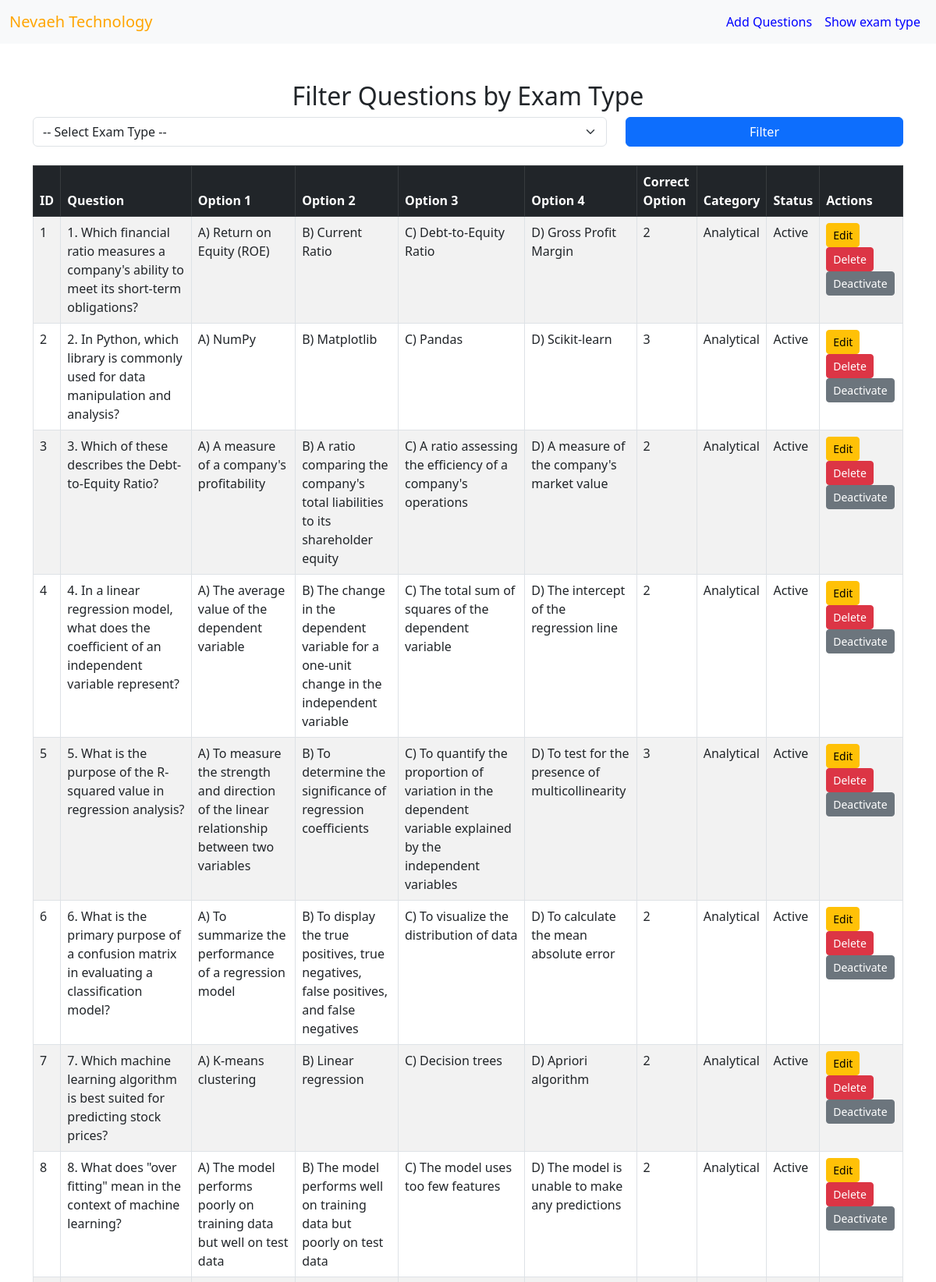
The page /Show_question.php (upper part) on the database its author committed.
### tables this page shows
CREATE TABLE `questions` (
  `id` int(11) NOT NULL,
  `exam_type` text DEFAULT NULL,
  `question` text DEFAULT NULL,
  `option1` varchar(255) DEFAULT NULL,
  `option2` varchar(255) DEFAULT NULL,
  `option3` varchar(255) DEFAULT NULL,
  `option4` varchar(255) DEFAULT NULL,
  `correct_option` int(11) DEFAULT NULL,
  `level` int(2) NOT NULL,
  `status` int(6) NOT NULL DEFAULT 1
);

### Show_question.php (the view, shortened to what this page needs)
<?php
include 'conn.php';
$query = "SELECT * FROM questions";
$questions = $conn->query($query);
?>
<!DOCTYPE html>
<html>
<head>
    <link rel="stylesheet" href="https://cdnjs.cloudflare.com/ajax/libs/bootstrap/5.3.0/css/bootstrap.min.css">
</head>
<body>
<nav class="navbar navbar-expand-lg navbar-light bg-light">
    <div class="container-fluid">
        <a class="navbar-brand" style="color: orange;" href="#">Nevaeh Technology</a>
        <div class="collapse navbar-collapse" id="navbarNav">
            <ul class="navbar-nav ms-auto">
                <li class="nav-item">
                    <a class="nav-link" style="color: blue;" href="add_question.php">Add Questions</a>
                </li>
                <li class="nav-item">
                    <a class="nav-link" style="color: blue;" href="show_exam_type.php">Show exam type</a>
                </li>
            </ul>
        </div>
    </div>
</nav>
<div class="container mt-5">
    <h2 class="text-center">Filter Questions by Exam Type</h2>
    <form method="GET" class="mb-4">
        <div class="row">
            <div class="col-md-8">
                <select name="exam_type" class="form-select" onchange="this.form.submit()">
                    <option value="">-- Select Exam Type --</option>
                </select>
            </div>
            <div class="col-md-4">
                <button type="submit" class="btn btn-primary w-100">Filter</button>
            </div>
        </div>
    </form>
    <table class="table table-bordered table-striped">
        <thead class="table-dark">
            <tr>
                <th>ID</th>
                <th>Question</th>
                <th>Option 1</th>
                <th>Option 2</th>
                <th>Option 3</th>
                <th>Option 4</th>
                <th>Correct Option</th>
                <th>Category</th>
                <th>Status</th>
                <th>Actions</th>
            </tr>
        </thead>
        <tbody>
            <?php
            if ($questions->num_rows > 0) {
                while ($row = $questions->fetch_assoc()) { ?>
                    <tr>
                        <td><?php echo $row['id']; ?></td>
                        <td><?php echo htmlspecialchars($row['question']); ?></td>
                        <td><?php echo htmlspecialchars($row['option1']); ?></td>
                        <td><?php echo htmlspecialchars($row['option2']); ?></td>
                        <td><?php echo htmlspecialchars($row['option3']); ?></td>
                        <td><?php echo htmlspecialchars($row['option4']); ?></td>
                        <td><?php echo htmlspecialchars($row['correct_option']); ?></td>
                        <td><?php echo htmlspecialchars($row['exam_type']); ?></td>
                        <td><?php echo $row['status'] == 1 ? 'Active' : 'Inactive'; ?></td>
                        <td>
                            <a href="edit_question.php?id=<?php echo $row['id']; ?>" class="btn btn-warning btn-sm">Edit</a>
                            <a href="?delete_id=<?php echo $row['id']; ?>" class="btn btn-danger btn-sm" onclick="return confirm('Are you sure?')">Delete</a>
                            <a href="?toggle_id=<?php echo $row['id']; ?>" class="btn btn-secondary btn-sm">
                                <?php echo $row['status'] == 1 ? 'Deactivate' : 'Activate'; ?>
                            </a>
                        </td>
                    </tr>
                <?php }
            } else { ?>
                <tr>
                    <td colspan="10" class="text-center">No questions found for the selected exam type</td>
                </tr>
            <?php } ?>
        </tbody>
    </table>
</div>
</body>
</html>

### rows shown on the page
questions: id "1", question "1. Which financial ratio measures a company's ability to meet its short-term obligations?", option1 "A) Return on Equity (ROE)", option2 "B) Current Ratio", option3 "C) Debt-to-Equity Ratio", option4 "D) Gross Profit Margin", correct_option "2", exam_type "Analytical", status "Active"
questions: id "2", question "2. In Python, which library is commonly used for data manipulation and analysis?", option1 "A) NumPy", option2 "B) Matplotlib", option3 "C) Pandas", option4 "D) Scikit-learn", correct_option "3", exam_type "Analytical", status "Active"
questions: id "3", question "3. Which of these describes the Debt-to-Equity Ratio?", option1 "A) A measure of a company's profitability", option2 "B) A ratio comparing the company's total liabilities to its shareholder equity", option3 "C) A ratio assessing the efficiency of a company's operations", option4 "D) A measure of the company's market value", correct_option "2", exam_type "Analytical", status "Active"
questions: id "4", question "4. In a linear regression model, what does the coefficient of an independent variable represent?", option1 "A) The average value of the dependent variable", option2 "B) The change in the dependent variable for a one-unit change in the independent variable", option3 "C) The total sum of squares of the dependent variable", option4 "D) The intercept of the regression line", correct_option "2", exam_type "Analytical", status "Active"
questions: id "5", question "5. What is the purpose of the R-squared value in regression analysis?", option1 "A) To measure the strength and direction of the linear relationship between two variables", option2 "B) To determine the significance of regression coefficients", option3 "C) To quantify the proportion of variation in the dependent variable explained by the independent variables", option4 "D) To test for the presence of multicollinearity", correct_option "3", exam_type "Analytical", status "Active"
questions: id "6", question "6. What is the primary purpose of a confusion matrix in evaluating a classification model?", option1 "A) To summarize the performance of a regression model", option2 "B) To display the true positives, true negatives, false positives, and false negatives", option3 "C) To visualize the distribution of data", option4 "D) To calculate the mean absolute error", correct_option "2", exam_type "Analytical", status "Active"
questions: id "7", question "7. Which machine learning algorithm is best suited for predicting stock prices?", option1 "A) K-means clustering", option2 "B) Linear regression", option3 "C) Decision trees", option4 "D) Apriori algorithm", correct_option "2", exam_type "Analytical", status "Active"
questions: id "8", question "8. What does \"over fitting\" mean in the context of machine learning?", option1 "A) The model performs poorly on training data but well on test data", option2 "B) The model performs well on training data but poorly on test data", option3 "C) The model uses too few features", option4 "D) The model is unable to make any predictions", correct_option "2", exam_type "Analytical", status "Active"
